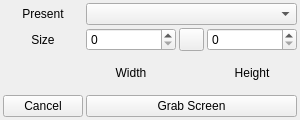
<?xml version="1.0" encoding="UTF-8"?>
<ui version="4.0">
 <class>SizePanel</class>
 <widget class="QWidget" name="SizePanel">
  <property name="geometry">
   <rect>
    <x>0</x>
    <y>0</y>
    <width>300</width>
    <height>120</height>
   </rect>
  </property>
  <property name="sizePolicy">
   <sizepolicy hsizetype="Expanding" vsizetype="Expanding">
    <horstretch>0</horstretch>
    <verstretch>0</verstretch>
   </sizepolicy>
  </property>
  <property name="minimumSize">
   <size>
    <width>300</width>
    <height>120</height>
   </size>
  </property>
  <property name="maximumSize">
   <size>
    <width>300</width>
    <height>120</height>
   </size>
  </property>
  <property name="windowTitle">
   <string>Form</string>
  </property>
  <layout class="QGridLayout" name="gridLayout_2">
   <property name="leftMargin">
    <number>3</number>
   </property>
   <property name="topMargin">
    <number>3</number>
   </property>
   <property name="rightMargin">
    <number>3</number>
   </property>
   <property name="bottomMargin">
    <number>3</number>
   </property>
   <property name="spacing">
    <number>3</number>
   </property>
   <item row="0" column="0">
    <layout class="QGridLayout" name="gridLayout">
     <property name="spacing">
      <number>3</number>
     </property>
     <item row="0" column="0">
      <widget class="QLabel" name="label">
       <property name="sizePolicy">
        <sizepolicy hsizetype="Preferred" vsizetype="Preferred">
         <horstretch>0</horstretch>
         <verstretch>0</verstretch>
        </sizepolicy>
       </property>
       <property name="locale">
        <locale language="English" country="UnitedKingdom"/>
       </property>
       <property name="text">
        <string>Present</string>
       </property>
       <property name="alignment">
        <set>Qt::AlignCenter</set>
       </property>
      </widget>
     </item>
     <item row="0" column="1" colspan="5">
      <widget class="QComboBox" name="comboBox"/>
     </item>
     <item row="1" column="0">
      <widget class="QLabel" name="label_2">
       <property name="sizePolicy">
        <sizepolicy hsizetype="Preferred" vsizetype="Preferred">
         <horstretch>0</horstretch>
         <verstretch>0</verstretch>
        </sizepolicy>
       </property>
       <property name="locale">
        <locale language="English" country="UnitedKingdom"/>
       </property>
       <property name="text">
        <string>Size</string>
       </property>
       <property name="alignment">
        <set>Qt::AlignCenter</set>
       </property>
      </widget>
     </item>
     <item row="3" column="0">
      <widget class="QPushButton" name="CancelButton">
       <property name="text">
        <string>Cancel</string>
       </property>
      </widget>
     </item>
     <item row="3" column="1" colspan="5">
      <widget class="QPushButton" name="CropButton">
       <property name="text">
        <string>Grab Screen</string>
       </property>
      </widget>
     </item>
     <item row="2" column="1" colspan="2">
      <widget class="QLabel" name="label_3">
       <property name="locale">
        <locale language="English" country="UnitedKingdom"/>
       </property>
       <property name="text">
        <string>Width</string>
       </property>
       <property name="alignment">
        <set>Qt::AlignCenter</set>
       </property>
      </widget>
     </item>
     <item row="2" column="4" colspan="2">
      <widget class="QLabel" name="label_4">
       <property name="layoutDirection">
        <enum>Qt::LeftToRight</enum>
       </property>
       <property name="locale">
        <locale language="English" country="UnitedKingdom"/>
       </property>
       <property name="text">
        <string>Height</string>
       </property>
       <property name="alignment">
        <set>Qt::AlignCenter</set>
       </property>
      </widget>
     </item>
     <item row="1" column="3">
      <widget class="QPushButton" name="lockButton">
       <property name="sizePolicy">
        <sizepolicy hsizetype="Minimum" vsizetype="Minimum">
         <horstretch>0</horstretch>
         <verstretch>0</verstretch>
        </sizepolicy>
       </property>
       <property name="maximumSize">
        <size>
         <width>25</width>
         <height>25</height>
        </size>
       </property>
       <property name="styleSheet">
        <string notr="true">image: url(:/res/icon/lockClose.png);</string>
       </property>
       <property name="text">
        <string/>
       </property>
       <property name="icon">
        <iconset>
         <normaloff>:/res/icon/lockOpen.png</normaloff>
         <normalon>:/res/icon/lockClose.png</normalon>:/res/icon/lockOpen.png</iconset>
       </property>
       <property name="iconSize">
        <size>
         <width>24</width>
         <height>24</height>
        </size>
       </property>
       <property name="checkable">
        <bool>true</bool>
       </property>
      </widget>
     </item>
     <item row="1" column="4" colspan="2">
      <widget class="QSpinBox" name="heightSpinBox"/>
     </item>
     <item row="1" column="1" colspan="2">
      <widget class="QSpinBox" name="widthSpinBox">
       <property name="alignment">
        <set>Qt::AlignLeading|Qt::AlignLeft|Qt::AlignVCenter</set>
       </property>
      </widget>
     </item>
    </layout>
   </item>
  </layout>
 </widget>
 <resources/>
 <connections/>
</ui>
